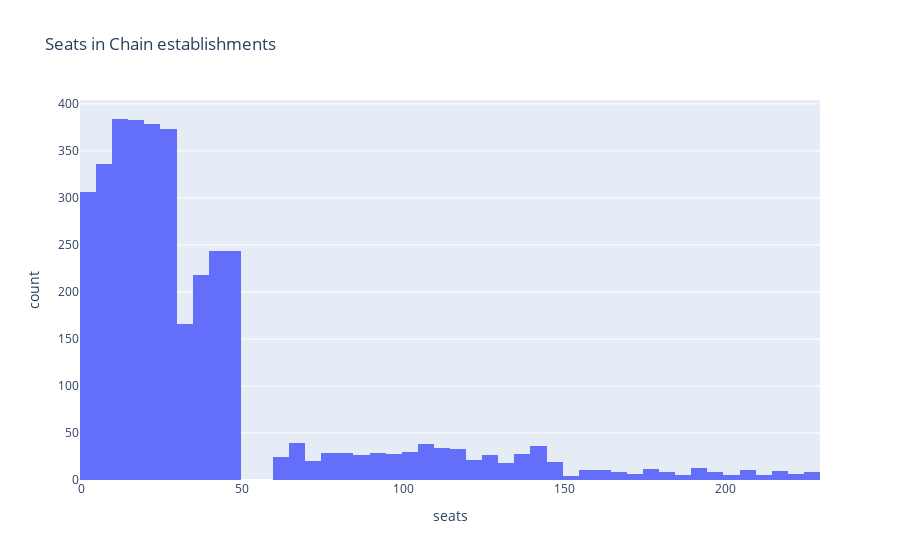

Source (notebook cell):
### Code cell
# Plot the result
fig = px.histogram(establish_seats,
                x='seats',
                title='Seats in Chain establishments')
fig.show()

### Figure 1 — Plotly figure (JSON) as saved in the notebook; plotly's stock layout.template omitted (floating-point values rounded to 4 significant figures; data arrays with more than 128 entries replaced by an {"elided": "..."} marker saying what was removed)
{"data": [{"alignmentgroup": "True", "bingroup": "x", "hovertemplate": "seats=%{x}<br>count=%{y}<extra></extra>", "legendgroup": "", "marker": {"color": "#636efa", "pattern": {"shape": ""}}, "name": "", "offsetgroup": "", "orientation": "v", "showlegend": false, "type": "histogram", "x": {"elided": "3676 int values"}, "xaxis": "x", "yaxis": "y"}], "layout": {"barmode": "relative", "legend": {"tracegroupgap": 0}, "title": {"text": "Seats in Chain establishments"}, "xaxis": {"anchor": "y", "domain": [0, 1], "title": {"text": "seats"}}, "yaxis": {"anchor": "x", "domain": [0, 1], "title": {"text": "count"}}}}
